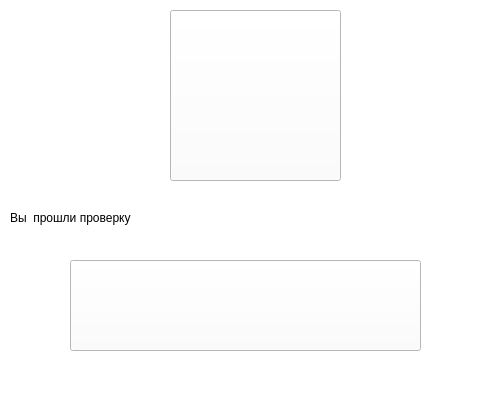
<?xml version="1.0" encoding="UTF-8"?>
<ui version="4.0">
 <class>MainWindow</class>
 <widget class="QMainWindow" name="MainWindow">
  <property name="geometry">
   <rect>
    <x>0</x>
    <y>0</y>
    <width>486</width>
    <height>400</height>
   </rect>
  </property>
  <property name="windowTitle">
   <string>MainWindow</string>
  </property>
  <property name="styleSheet">
   <string notr="true">background: #ffffff;</string>
  </property>
  <widget class="QWidget" name="centralwidget">
   <widget class="QPushButton" name="gone_session_button">
    <property name="geometry">
     <rect>
      <x>70</x>
      <y>260</y>
      <width>351</width>
      <height>91</height>
     </rect>
    </property>
    <property name="styleSheet">
     <string notr="true">background: rdba(0,0,0,0);</string>
    </property>
    <property name="text">
     <string/>
    </property>
   </widget>
   <widget class="QLabel" name="done_session">
    <property name="enabled">
     <bool>true</bool>
    </property>
    <property name="geometry">
     <rect>
      <x>80</x>
      <y>270</y>
      <width>332</width>
      <height>72</height>
     </rect>
    </property>
    <property name="minimumSize">
     <size>
      <width>101</width>
      <height>72</height>
     </size>
    </property>
    <property name="text">
     <string/>
    </property>
    <property name="pixmap">
     <pixmap>C:/Users/Acer/.designer/backup/fire.png</pixmap>
    </property>
   </widget>
   <widget class="QPushButton" name="ok_img">
    <property name="geometry">
     <rect>
      <x>170</x>
      <y>10</y>
      <width>171</width>
      <height>171</height>
     </rect>
    </property>
    <property name="styleSheet">
     <string notr="true">background: rdba(0,0,0,0);</string>
    </property>
    <property name="text">
     <string/>
    </property>
   </widget>
   <widget class="QLabel" name="you_finish_ckecking_text">
    <property name="geometry">
     <rect>
      <x>10</x>
      <y>182</y>
      <width>471</width>
      <height>71</height>
     </rect>
    </property>
    <property name="text">
     <string>Вы  прошли проверку</string>
    </property>
   </widget>
   <zorder>done_session</zorder>
   <zorder>gone_session_button</zorder>
   <zorder>ok_img</zorder>
   <zorder>you_finish_ckecking_text</zorder>
  </widget>
  <widget class="QMenuBar" name="menubar">
   <property name="geometry">
    <rect>
     <x>0</x>
     <y>0</y>
     <width>486</width>
     <height>21</height>
    </rect>
   </property>
  </widget>
  <widget class="QStatusBar" name="statusbar"/>
 </widget>
 <resources/>
 <connections/>
</ui>
